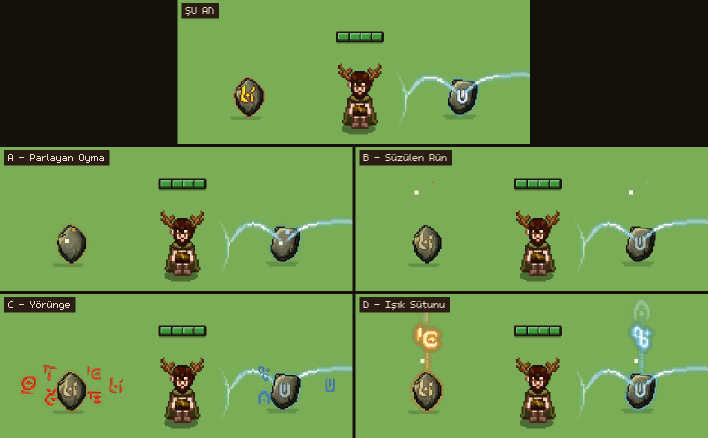
#> input picture tools/proto_20261111/shaman_run/out/karsilastirma.gif, 1416 x 876 px (shown at 1/2 size)
$ python -i gif_c.py   (imports and definitions only)
#> lines starting #> are read from the running program, lines starting #| are printed output that depends on the picture
"""Melek E C ailesi (baglanma noktasi) prototipi (oyuna bagli DEGIL): yakala.ps1 -Variants "c,c1,c2,c3,c4" -Tag "_c" karelerinden
out/shield_standart_c/karsilastirma.gif (C1-C4 tam sahne 2x2), yakin.gif (baglanti noktasi 3x yakin plan 2x2), ozet.png (C + C1-C4, 4 an).
Kullanim: python -I tools/proto_20261111/melek_e_kalkan/gif_c.py [shield_standart_c]
"""
import sys
from pathlib import Path
from PIL import Image, ImageDraw, ImageFont

ROOT = Path(__file__).resolve().parent
PROJ = ROOT.parents[2]
SRC = ROOT / "out" / (sys.argv[1] if len(sys.argv) > 1 else "shield_standart_c")
MODE = sys.argv[2] if len(sys.argv) > 2 else "c"  ## "c12": C1/C2 eski-yeni
NEW = [
    ("c1", "C1 - Bağ Halkası", "yüzeyde küçük ışık halkası, ip ortasına girer"),
    ("c2", "C2 - Işıyan Yama", "ip ucu çan ağzı, değdiği kenar mavi kalır"),
    ("c3", "C3 - Damar Saçak", "ip yüzeye kök gibi damar salar"),
    ("c4", "C4 - Sarmal Bağ", "ip iki kola ayrılıp baloncuğu sarar"),
]
OLD = ("c", "C (önceki)", "ip kenara değip duruyor")
if MODE == "c12":
    NEW = [
        ("c1", "C1 - Bağ Halkası (eski)", "küçük halka"),
        ("c1b", "C1b - Bağ Halkası (yeni)", "büyük, koyu hatlı, nefes alan halka"),
        ("c2", "C2 - Işıyan Yama (eski)", "soluk kenar"),
        ("c2b", "C2b - Işıyan Yama (yeni)", "kalın koyu hatlı şerit + içe dolum"),
    ]
    OLD = None
if MODE == "oyun":  ## madde 565: oyunun kendi bagi
    NEW = [
        ("oyun", "OYUNDA - Bağ Halkası", "E: baloncuk açık, ip baloncuğa bağlı"),
        ("oyun_e1", "OYUNDA - Kutsal Zırh (E1)", "halka + baloncuğu saran sarmal"),
    ]
    OLD = None
FONT = ImageFont.truetype(str(PROJ / "assets/fonts/m5x7.ttf"), 32)
FONT_S = ImageFont.truetype(str(PROJ / "assets/fonts/m5x7.ttf"), 16)
BG = (30, 22, 16)
INK = (242, 228, 196)
DIM = (176, 156, 124)
CAP_H = 44
PAD = 8
JOINT = (262, 92, 412, 232)  ## baglanti noktasinin cevresi (yakala.gd 520x280 kirpimi icinde)


def frames(v):
    return sorted((SRC / v).glob("f_*.png"))


# [27 lines left out: functions panel, grid_gif, not called in this run]


def zoom(img):
    c = img.convert("RGB").crop(JOINT)
    return c.resize((c.size[0] * 3, c.size[1] * 3), Image.NEAREST)


# [22 lines left out: function main, not called in this run]


# [2 lines not run here, left out]

>>> from PIL import Image
>>> picture = Image.open('../shaman_run/out/karsilastirma.gif')
#> picture is the input picture: PIL image 1416x876 P; mean R, G, B 100.5, 135.9, 70
>>> result = zoom(picture)
#> in zoom, `c = img.convert("RGB").crop(JOINT)`:
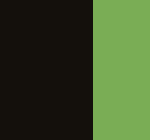
#> c: PIL image 150x140 RGB; mean R, G, B 58.8, 75.7, 39.7
